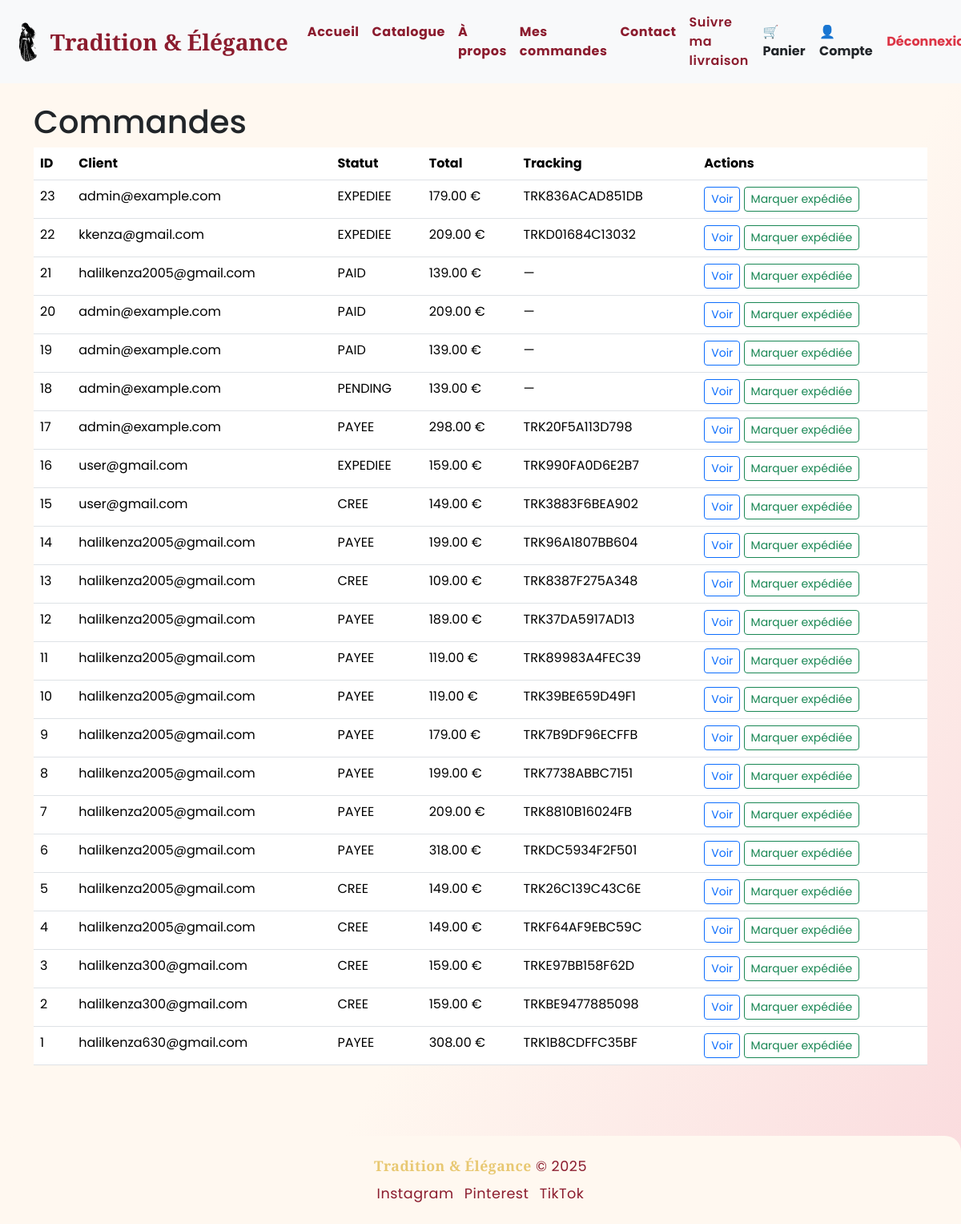
Before: /admin/orders (signed in) with the older database file.
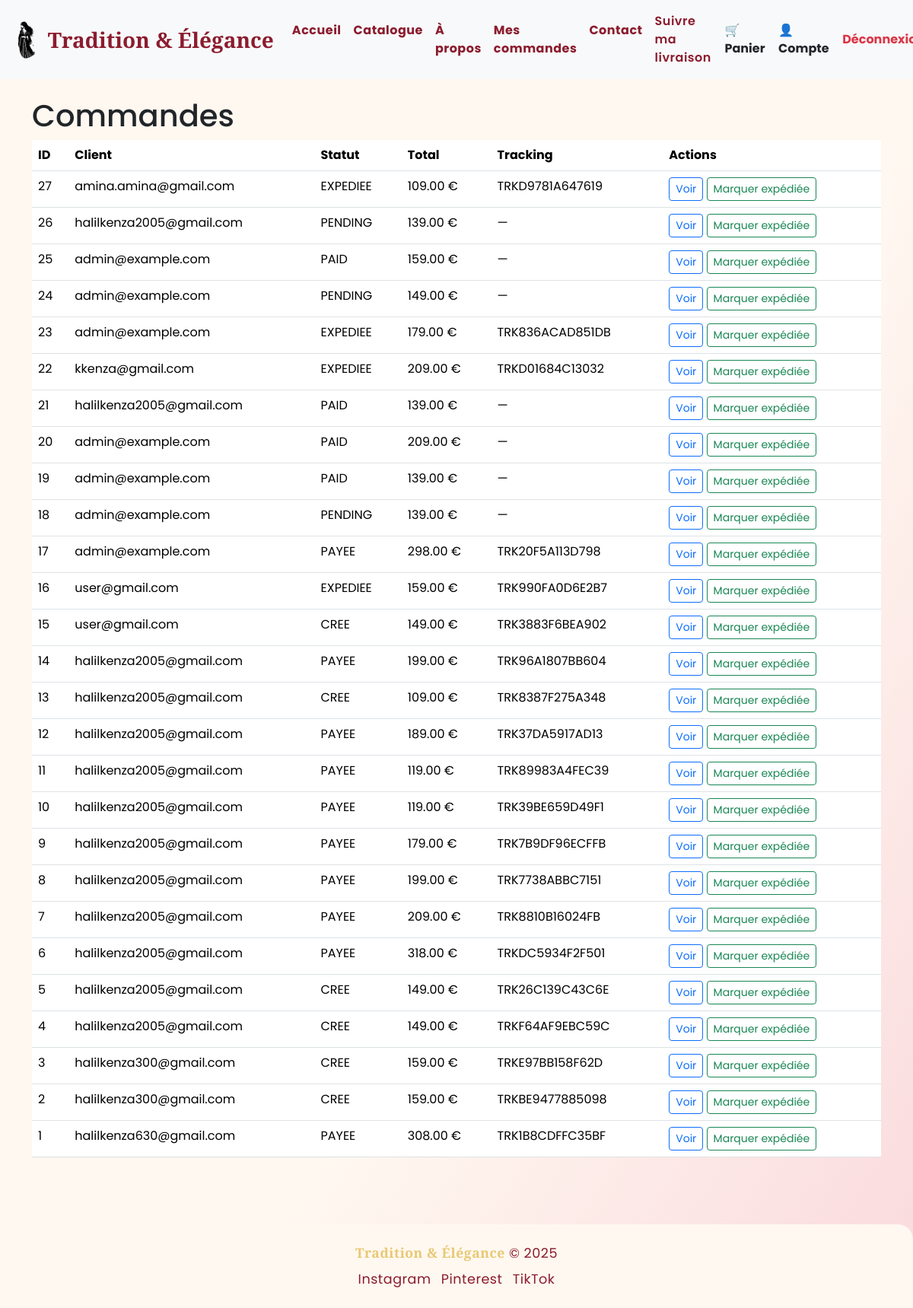
After: the same page with the newer database file.
### app/models.py (models this page shows)
class User(db.Model):
    __tablename__ = "user"
    id = db.Column(db.Integer, primary_key=True)
    email = db.Column(db.String(120), unique=True, nullable=False)
    password_hash = db.Column(db.String(128), nullable=False)
    first_name = db.Column(db.String(50))
    last_name = db.Column(db.String(50))
    profile_image = db.Column(db.Text, default=None)
    is_admin = db.Column(db.Boolean, default=False)
    address = db.Column(db.Text)
    carts = db.relationship("Cart", back_populates="user", uselist=True)
    orders = db.relationship("Order", back_populates="user", uselist=True)
    payments = db.relationship("Payment", back_populates="user", uselist=True)
    threads = db.relationship("MessageThread", back_populates="user", uselist=True)

class Order(db.Model):
    __tablename__ = "order"
    id = db.Column(db.Integer, primary_key=True)
    user_id = db.Column(db.Integer, db.ForeignKey("user.id"))
    status = db.Column(db.String(20))
    total_cents = db.Column(db.Integer)
    created_at = db.Column(db.DateTime, server_default=text("CURRENT_TIMESTAMP"))
    payment_id = db.Column(db.Integer)   # optional FK depending on app logic
    invoice_id = db.Column(db.Integer)
    validated_at = db.Column(db.DateTime)
    paid_at = db.Column(db.DateTime)
    shipped_at = db.Column(db.DateTime)
    delivered_at = db.Column(db.DateTime)
    cancelled_at = db.Column(db.DateTime)
    refunded_at = db.Column(db.DateTime)
    user = db.relationship("User", back_populates="orders")
    items = db.relationship("OrderItem", back_populates="order", cascade="all, delete-orphan")
    payments = db.relationship("Payment", back_populates="order", cascade="all, delete-orphan")
    delivery = db.relationship("Delivery", back_populates="order", uselist=False)

class Delivery(db.Model):
    __tablename__ = "delivery"
    id = db.Column(db.Integer, primary_key=True)
    order_id = db.Column(db.Integer, db.ForeignKey("order.id"))
    carrier = db.Column(db.String(50))
    tracking_number = db.Column(db.String(128), unique=True)
    address = db.Column(db.Text)
    status = db.Column(db.String(30))
    tracking_url = db.Column(db.Text)
    shipped_at = db.Column(db.Text)
    delivered_at = db.Column(db.Text)
    updated_at = db.Column(db.Text)
    order = db.relationship("Order", back_populates="delivery")

### app/routes/admin_routes.py (the view)
@admin_bp.route("/admin/orders")
@admin_required
def admin_orders():
    db = _db_path()
    conn = sqlite3.connect(str(db))
    cur = conn.cursor()
    cur.execute('SELECT id, user_id, status, total_cents, created_at FROM "order" ORDER BY created_at DESC')
    rows = cur.fetchall()
    orders = []
    for oid, uid, status, total_cents, created_at in rows:
        user = cur.execute("SELECT email FROM user WHERE id = ?", (uid,)).fetchone()
        delivery = cur.execute("SELECT tracking_number, status FROM delivery WHERE order_id = ?", (oid,)).fetchone()
        orders.append({
            "id": oid,
            "user_email": user[0] if user else None,
            "status": status,
            "total_cents": total_cents,
            "created_at": created_at,
            "tracking": delivery[0] if delivery else None,
            "delivery_status": delivery[1] if delivery else None
        })
    conn.close()
    return render_template("admin_orders.html", orders=orders)

### app/routes/admin_routes.py (called while the page is built)
def admin_required(f):
    @wraps(f)
    def decorated(*args, **kwargs):
        if not session.get("is_admin"):
            return redirect(url_for("auth.login", next=request.path))
        return f(*args, **kwargs)
    return decorated

def _db_path():
    project_root = Path(__file__).resolve().parents[2]
    return project_root / "elegance.db"

### app/templates/admin_orders.html (shortened to what this page needs)
{% extends "base.html" %}
{% block content %}
<h1>Commandes</h1>
<table class="table">
  <thead><tr><th>ID</th><th>Client</th><th>Statut</th><th>Total</th><th>Tracking</th><th>Actions</th></tr></thead>
  <tbody>
    {% for o in orders %}
      <tr>
        <td>{{ o.id }}</td>
        <td>{{ o.user_email }}</td>
        <td>{{ o.status }}</td>
        <td>{{ '%.2f'|format((o.total_cents or 0)/100.0) }} €</td>
        <td>{{ o.tracking or '—' }}</td>
        <td>
          <a class="btn btn-sm btn-outline-primary" href="{{ url_for('admin.admin_order_detail', order_id=o.id) }}">Voir</a>
          <form method="post" action="{{ url_for('admin.admin_order_ship') }}" style="display:inline" onsubmit="return confirm('Marquer comme expédiée ?');">
            <button class="btn btn-sm btn-outline-success" type="submit">Marquer expédiée</button>
          </form>
        </td>
      </tr>
    {% endfor %}
  </tbody>
</table>
{% endblock %}

### app/templates/base.html (shortened to what this page needs)
<!DOCTYPE html>
<html lang="fr">
<head>
    <link href="https://cdn.jsdelivr.net/npm/bootstrap@5.3.2/dist/css/bootstrap.min.css" rel="stylesheet">
    <link rel="stylesheet" href="{{ url_for('static', filename='elegance.css') }}">
</head>
<body>
    <nav class="navbar navbar-expand-lg navbar-light bg-light">
        <div class="container-fluid">
            <a class="navbar-brand d-flex align-items-center" href="/">
                <img src="{{ url_for('static', filename='logo.svg') }}" alt="Logo" height="64" class="me-2 logo-anim">
                <span class="fw-bold" style="font-family:'Playfair Display',serif; color:#8B1C2E; font-size:1.75rem;">Tradition & Élégance</span>
            </a>
            <div class="collapse navbar-collapse justify-content-center" id="navElegance">
                <ul class="navbar-nav">
                    <li class="nav-item"><a class="nav-link fw-bold" href="/">Accueil</a></li>
                    <li class="nav-item"><a class="nav-link fw-bold" href="/catalogue">Catalogue</a></li>
                    <li class="nav-item"><a class="nav-link fw-bold" href="/about">À propos</a></li>
                    <li class="nav-item"><a class="nav-link fw-bold" href="{{ url_for('order.my_orders') }}">Mes commandes</a></li>
                    <li class="nav-item"><a class="nav-link fw-bold" href="/contact">Contact</a></li>
                </ul>
                <ul class="navbar-nav ms-auto">
                    <li class="nav-item">
                        <a class="nav-link" href="{{ url_for('delivery_bp.track') }}">Suivre ma livraison</a>
                    </li>
                </ul>
            </div>
            <div class="d-flex align-items-center nav-auth">
                <a class="nav-link fw-bold me-2" href="/cart"><span class="me-1">🛒</span>Panier</a>  {% if session.get("user_id") %}
                <a class="nav-link fw-bold me-2" href="/profile"><span class="me-1">👤</span>Compte</a>
                <a class="nav-link fw-bold text-danger" href="/logout">Déconnexion</a> {% else %}
                <a class="nav-link fw-bold me-2" href="/login">Connexion</a>
                <a class="btn btn-sm btn-outline-primary ms-1" href="/register">Inscription</a> {% endif %}
            </div>
        </div>
    </nav>
    <div class="container py-4">
        {% block content %}{% endblock %}
    </div>
    <footer class="mt-5 py-4 text-center" style="background:#FFF8F0; color:#8B1C2E; border-radius:20px 20px 0 0;">
        <div class="mb-2">
            <span style="font-family:'Playfair Display',serif; font-weight:700; color:#E8C872;">Tradition & Élégance</span> &copy; 2025
        </div>
        <div>
            <a href="#" class="me-2 text-decoration-none" style="color:#8B1C2E;">Instagram</a>
            <a href="#" class="me-2 text-decoration-none" style="color:#8B1C2E;">Pinterest</a>
            <a href="#" class="text-decoration-none" style="color:#8B1C2E;">TikTok</a>
        </div>
    </footer>
</body>
</html>

### app/static/elegance.css (style rules this page uses)
body { background: linear-gradient(120deg, #FFF8F0 60%, #FADADD 100%); font-family: 'Poppins', 'Inter', sans-serif; }
.navbar-nav .nav-link { color: #8B1C2E !important; font-family: 'Poppins', sans-serif; font-weight: 600; letter-spacing: 0.5px; }
footer { font-size: 1.1rem; letter-spacing: 0.5px; }

### app/templates/base.html (style rules this page uses)
.nav-auth>a { margin-left: 0.6rem; margin-right: 0.2rem; display: inline-block; }

Changed rows visible on the page:
added User: user_email "amina.amina@gmail.com"
added Order: status "EXPEDIEE", (o.total_centsor0)/100.0 "109.00"
added Delivery: tracking_number "TRKD9781A647619"
added Order: status "PENDING", (o.total_centsor0)/100.0 "139.00"
added Order: status "PAID", (o.total_centsor0)/100.0 "159.00"
added Order: status "PENDING", (o.total_centsor0)/100.0 "149.00"
Other visible differences:
new list line: "27 € Voir Marquer expédiée"
new list line: "26 € — Voir Marquer expédiée"
new list line: "halilkenza2005@gmail.com"
new list line: "25 € — Voir Marquer expédiée"
new list line: "admin@example.com"
new list line: "24 € — Voir Marquer expédiée"
